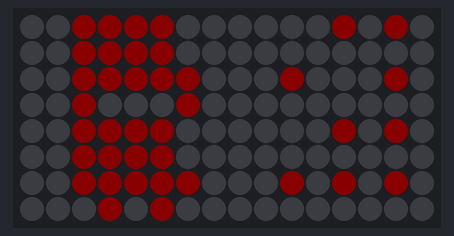
The sketch below on a simulated Arduino Uno, built with avr-gcc and run on an emulated ATmega328P. On the bench: 16×8 RGB LED matrix (first LED top left, wired row by row). Dim RGB values are drawn brighter than linear; random numbers use the default seed unless the sketch sets one.

Above: at 0.1 s.

The sketch:

lisa2.ino
```cpp
float line;
float posi, posi2;

#include <Adafruit_NeoPixel.h>

Adafruit_NeoPixel pixels(128, 6, NEO_GRB + NEO_KHZ800);

#define DELAYVAL 20// Time (in milliseconds) to pause between pixels

const uint8_t cero[] = {1,1,1,1,0,1,1,0,1,1,0,1,1,1,1};
const uint8_t uno[] = {1,1,0,0,1,0,0,1,0,0,1,0,1,1,1};
const uint8_t dos[] = {1,1,0,0,0,1,1,1,1,1,0,0,1,1,1};
const uint8_t tres[] = {1,1,1,0,0,1,0,1,1,0,0,1,1,1,1};
const uint8_t cuatro[] = {1,0,1,1,0,1,1,1,1,0,0,1,0,0,1};
const uint8_t cinco[] = {1,1,1,1,0,0,1,1,1,0,0,1,1,1,1};
const uint8_t seis[] = {1,1,1,1,0,0,1,1,1,1,0,1,1,1,1};
const uint8_t siete[] = {1,1,1,0,0,1,0,1,0,1,0,0,1,0,0};
const uint8_t ocho[] = {1,1,1,1,0,1,1,1,1,1,0,1,1,1,1};
const uint8_t nueve[] = {1,1,1,1,0,1,1,1,1,0,0,1,1,1,1};
const uint8_t A[] = {0,1,0,1,0,1,1,1,1,1,0,1,1,0,1};
const uint8_t B[] = {1,1,0,1,0,1,1,1,0,1,0,1,1,1,0};
const uint8_t C[] = {1,1,1,1,0,0,1,0,0,1,0,0,1,1,1};
const uint8_t D[] = {1,1,0,1,0,1,1,0,1,1,0,1,1,1,0};
const uint8_t E[] = {1,1,1,1,0,0,1,1,0,1,0,0,1,1,1};
const uint8_t F[] = {1,1,1,1,0,0,1,1,0,1,0,0,1,0,0};


// Params for width and height
const uint8_t kMatrixWidth = 16;
const uint8_t kMatrixHeight = 8;

//#define NUM_LEDS (kMatrixWidth * kMatrixHeight)
//CRGB leds[ NUM_LEDS ];
#define LAST_VISIBLE_LED 127

void setup() {

// Serial.begin(9600);

  pixels.begin();
  pixels.clear();

  for (int i=0;i<15;i++) {

    if (A[i]) pixels.setPixelColor(XY((i%3),floor(i/3)+1),pixels.Color(10, 0, 0));
    if (C[i]) pixels.setPixelColor(XY((i%3+4),floor(i/3)+1),pixels.Color(10, 0, 0));
    if (A[i]) pixels.setPixelColor(XY((i%3)+8,floor(i/3)+1),pixels.Color(10, 0, 0));
    if (B[i]) pixels.setPixelColor(XY((i%3)+12,floor(i/3)+1),pixels.Color(10, 0, 0));

  }


}

void loop() {

  if (line<=1000) line++;
  else line=0;
  posi = floor(sin(line*(line/1000.*3)/(2.*3.14159))*4.+4);
  posi2 = floor(cos(line/(2.*3.14159))*4.+4);
 // Serial.print(line);
 // Serial.print("  -->  ");
 // Serial.println(posi);

 //pixels.clear(); // Set all pixel colors to 'off'
int digito = random(128);

//pixels.setPixelColor(posi+(posi2*8), pixels.Color(posi2*16, posi*2, 7));

for (int i=0;i<=63;i++)
//pixels.setPixelColor(XY(0,1),pixels.Color(20, 50, 70));

   //pixels.setPixelColor(posi+(posi2*8), pixels.Color(255, random(255), 70));

    pixels.show();   // Send the updated pixel colors to the hardware.

    delay(DELAYVAL); // Pause before next pass through loop

}

uint8_t XY (uint8_t x, uint8_t y) {
  // any out of bounds address maps to the first hidden pixel
  if ( (x >= kMatrixWidth) || (y >= kMatrixHeight) ) {
    return (LAST_VISIBLE_LED + 1);
  }

  const uint8_t XYTable[] = {
     7,  15,  23,  31,  39,  47,  55,  63,  71,  79,  87,  95, 103, 111, 119, 127,
     6,  14,  22,  30,  38,  46,  54,  62,  70,  78,  86,  94, 102, 110, 118, 126,
     5,  13,  21,  29,  37,  45,  53,  61,  69,  77,  85,  93, 101, 109, 117, 125,
     4,  12,  20,  28,  36,  44,  52,  60,  68,  76,  84,  92, 100, 108, 116, 124,
     3,  11,  19,  27,  35,  43,  51,  59,  67,  75,  83,  91,  99, 107, 115, 123,
     2,  10,  18,  26,  34,  42,  50,  58,  66,  74,  82,  90,  98, 106, 114, 122,
     1,   9,  17,  25,  33,  41,  49,  57,  65,  73,  81,  89,  97, 105, 113, 121,
     0,   8,  16,  24,  32,  40,  48,  56,  64,  72,  80,  88,  96, 104, 112, 120
  };

  uint8_t i = (y * kMatrixWidth) + x;
  uint8_t j = XYTable[i];
  return j;
}
```
